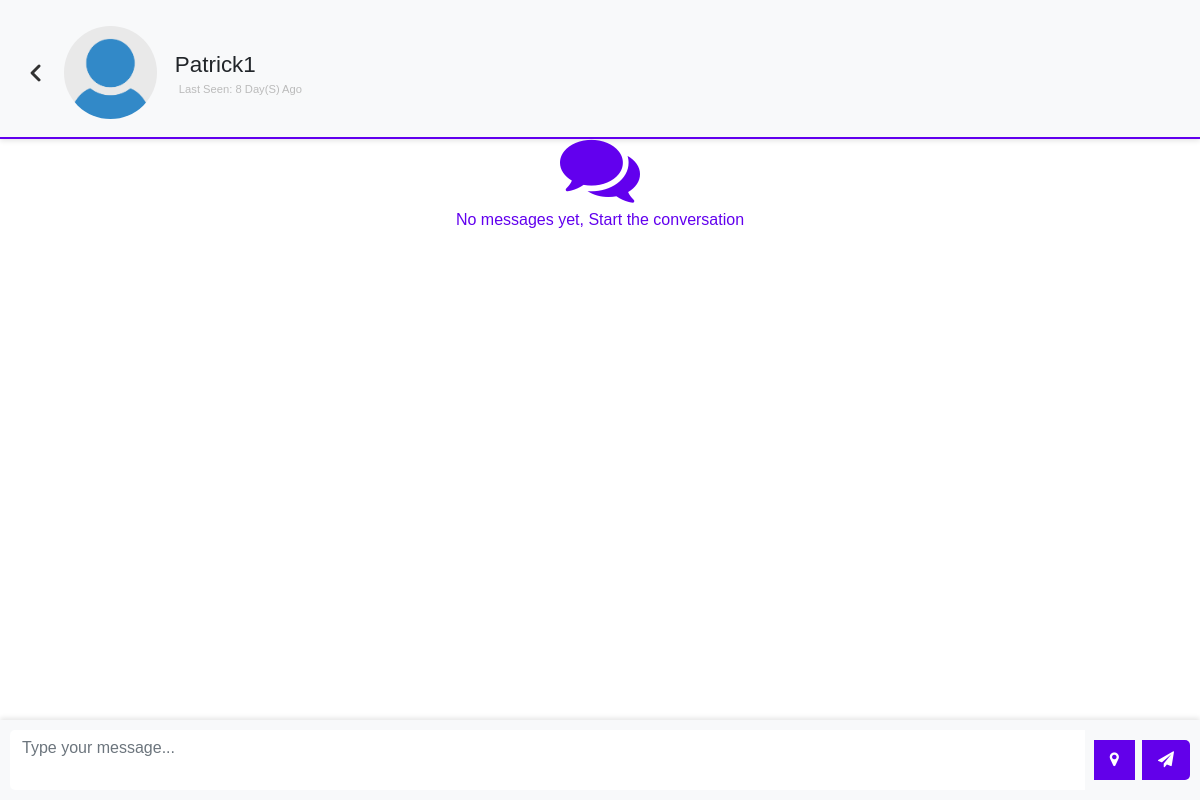
Before: /chat.php?user=patrick1 (signed in) with the older database file.
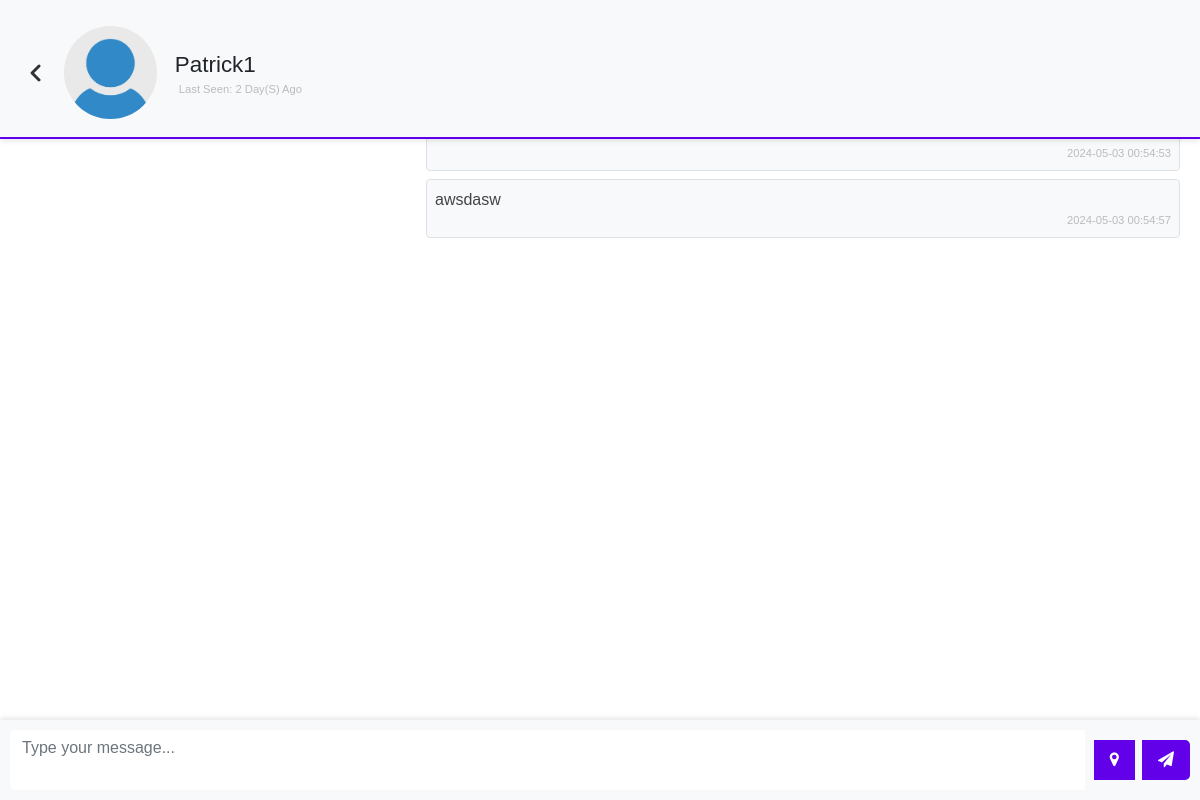
After: the same page with the newer database file.
### tables this page shows
CREATE TABLE `users` (
  `user_id` int(11) NOT NULL,
  `name` varchar(255) NOT NULL,
  `username` varchar(255) NOT NULL,
  `email` varchar(255) NOT NULL,
  `password` varchar(255) NOT NULL,
  `p_p` varchar(255) DEFAULT 'user-default.png',
  `code` text NOT NULL,
  `is_admin` tinyint(1) NOT NULL,
  `last_seen` datetime NOT NULL DEFAULT current_timestamp()
);

CREATE TABLE `chats` (
  `chat_id` int(11) NOT NULL,
  `from_id` int(11) NOT NULL,
  `to_id` int(11) NOT NULL,
  `message` text NOT NULL,
  `opened` tinyint(1) NOT NULL DEFAULT 0,
  `created_at` datetime NOT NULL DEFAULT current_timestamp()
);

### app/helpers/user.php (called while the page is built)
<?php
function getUser($username, $conn){
   $sql = "SELECT * FROM users
           WHERE username=?";
   $stmt = $conn->prepare($sql);
   $stmt->execute([$username]);
   if ($stmt->rowCount() === 1) {
   	 $user = $stmt->fetch();
   	 return $user;
   }else {
   	$user = [];
   	return $user;
   }
}

### app/helpers/timeAgo.php (called while the page is built, shortened)
<?php
function last_seen($date_time){
   $timestamp = strtotime($date_time);
   $strTime = array("second", "minute", "hour", "day", "month", "year");
   $length = array("60","60","24","30","12","10");
   $currentTime = time();
   if($currentTime >= $timestamp) {
		$diff     = time()- $timestamp;
		for($i = 0; $diff >= $length[$i] && $i < count($length)-1; $i++) {
		$diff = $diff / $length[$i];
		}
		$diff = round($diff);
		if ($diff < 59 && $strTime[$i] == "second") {
			return 'Active';
		}else {
			return $diff . " " . $strTime[$i] . "(s) ago ";
		}
   }
}

### app/helpers/chat.php (called while the page is built)
<?php
function getChats($id_1, $id_2, $conn){
   $sql = "SELECT * FROM chats
           WHERE (from_id=? AND to_id=?)
           OR    (to_id=? AND from_id=?)
           ORDER BY chat_id ASC";
    $stmt = $conn->prepare($sql);
    $stmt->execute([$id_1, $id_2, $id_1, $id_2]);
    if ($stmt->rowCount() > 0) {
    	$chats = $stmt->fetchAll();
    	return $chats;
    }else {
    	$chats = [];
    	return $chats;
    }
}

### chat.php (the view, shortened to what this page needs)
<?php
  if (isset($_SESSION['username'])) {
  	include 'app/db.conn.php';
  	include 'app/helpers/user.php';
  	include 'app/helpers/chat.php';
  	include 'app/helpers/timeAgo.php';
  	$chatWith = getUser($_GET['user'], $conn);
  	$chats = getChats($_SESSION['user_id'], $chatWith['user_id'], $conn);
?>
<!DOCTYPE html>
<html lang="en">
<head>
	<link href="https://cdn.jsdelivr.net/npm/bootstrap@5.0.1/dist/css/bootstrap.min.css" rel="stylesheet">
	<link rel="stylesheet"
	      href="css/style.css">
	<link rel="stylesheet" href="https://cdnjs.cloudflare.com/ajax/libs/font-awesome/4.7.0/css/font-awesome.min.css">
	<link rel="stylesheet" href="https://unpkg.com/leaflet/dist/leaflet.css" />
</head>
<body class="d-flex
             justify-content-center
             vh-100">
    <div class="w-400 rounded">
	<div class="pic-container">
	<a href="home.php"><img src="back.png" alt="" id="back-icon"></a>
	<div class="d-flex align-items-center mt-3 ">
    	   	  <img src="uploads/<?=$chatWith['p_p']?>"
    	   	       class="w-15 rounded-circle mb-2">
               <h3 class="display-4 fs-sm m-2 chat-username">
               	  <?=$chatWith['name']?> <br>
               	  <div class="d-flex
               	              align-items-center"
               	        title="online">
               	    <?php
                        if (last_seen($chatWith['last_seen']) == "Active") {
               	    ?>
               	        <div class="online"></div>
               	        <small class="d-block p-1">Online</small>
               	  	<?php }else{ ?>
               	         <small class="d-block p-1">
               	         	Last seen:
               	         	<?=last_seen($chatWith['last_seen'])?>
               	         </small>
               	  	<?php } ?>
               	  </div>
               </h3>
    	   </div>
    </div>
	<div class="chat-container">
    	   <div class="p-1 rounded
    	               d-flex flex-column
    	                mt-2 chat-box"
    	        id="chatBox">
    	        <?php
                     if (!empty($chats)) {
                     foreach($chats as $chat){
                     	if($chat['from_id'] == $_SESSION['user_id'])
                     	{ ?>
						<p class="rtext align-self-end
						        border rounded p-2 mb-2">
						    <?=$chat['message']?>
						    <small class="d-block">
						    	<?=$chat['created_at']?>
						    </small>
						</p>
                    <?php }
                     }
    	        }else{ ?>
               <div class="alert alert-info
    				            text-center">
				   <i class="fa fa-comments d-block fs-big"></i>
	               No messages yet, Start the conversation
			   </div>
    	   	<?php } ?>
    	   </div>
    </div>
	<div class="input-group message-input">
    <textarea id="message" class="form-control" placeholder="Type your message..."></textarea>
    <button onclick="shareLocation()"id="locationBtn" class="btn btn-secondary location-btn"><i class="fa fa-map-marker"></i></button>
    <button id="sendBtn" class="btn btn-secondary"><i class="fa fa-paper-plane"></i></button>
</div>
    </div>
 </body>
 </html>
<?php
  }else{
  	header("Location: index.php");
   	exit;
  }
 ?>

Changed rows visible on the page:
changed users "Patrick1": last_seen "8 Day(S) Ago" → "2 Day(S) Ago"
added chats: created_at "2024-05-03 00:54:53"
added chats: message "awsdasw", created_at "2024-05-03 00:54:57"
Other visible differences:
text no longer shown: "No messages yet, Start the conversation"
